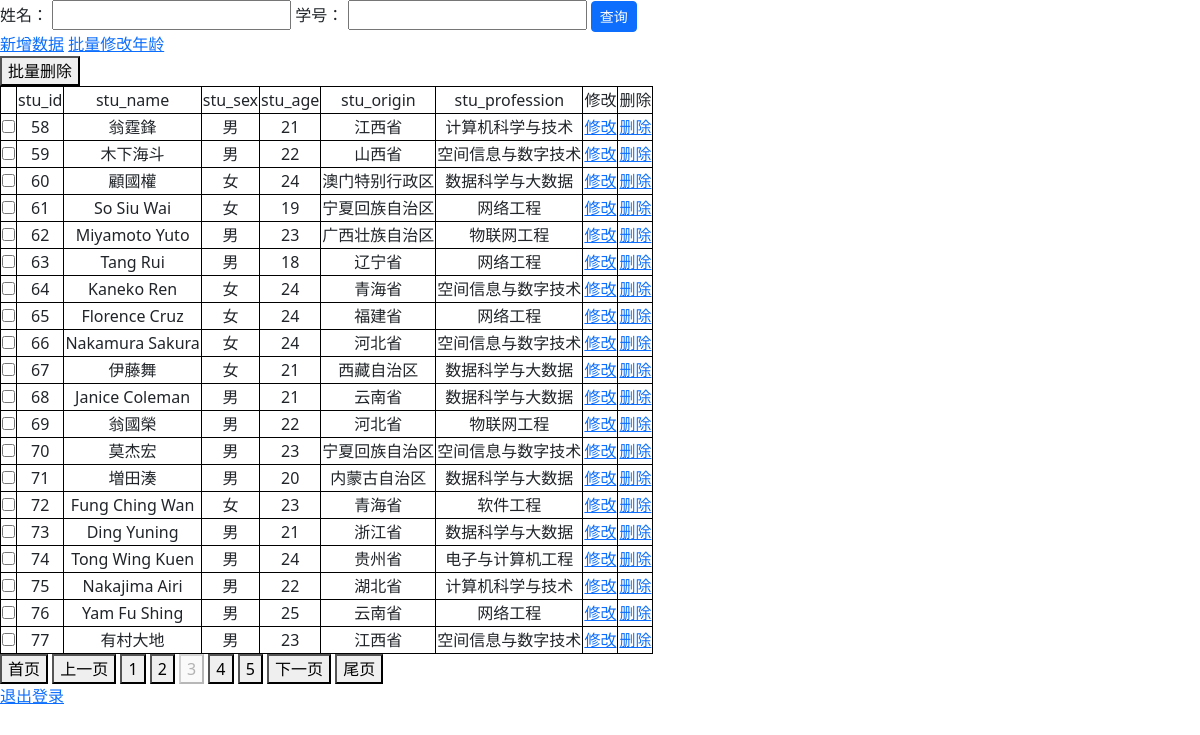
The page /?page=3 (signed in) on the database its author committed.
### tables this page shows
CREATE TABLE student_info(
stu_id int primary key not null,
stu_name varchar(50) not null,
stu_sex char(2) not null,
stu_age int not null,
stu_origin varchar(50) not null,
stu_profession varchar(50) not null
);

### app.py (the view)
@app.route("/", methods=["GET"])
def index():
    if not checkLogin():
        return redirect(url_for("login"))
    page = request.args.get("page", 1, type=int)
    ids = []
    values = []
    if "id" in request.args:
        ids.append("stu_id")
        stu_id = request.args.get("id", type=int)
        if stu_id != "" or stu_id is not None:
            values.append(stu_id)
    if "name" in request.args:
        ids.append("stu_name")
        stu_name = request.args.get("name", type=str)
        if stu_name != "" or stu_name is not None:
            values.append(stu_name.strip())
    if len(ids) != 0:
        desp, result = db.query2("student_info", ids, values)
    else:
        desp, result = db.selectAll("student_info")
    if len(result) == 0:
        flash("查询结果为空，请检查查询条件", "error")
    results, pagination = paging(result, page, per_page=20)
    return render_template(
        "show.html", results=results, desp=desp, pagination=pagination, page=page
    )

### app.py (called while the page is built)
def checkLogin():
    return True if "username" in session else False

### db/sql_conn.py (called while the page is built)
def close(conn):
    conn.close()

    def open(self):
        conn = sqlite3.connect(self.database)
        return conn

    def selectAll(self, table):
        conn = self.open()
        cur = conn.cursor()
        sql = "select * from %s" % table
        print(sql)
        cur.execute(sql)
        description = []
        for d in cur.description:
            description.append(d[0])
        result = cur.fetchall()
        cur.close()
        close(conn)
        return description, result

### hand_utils/util.py (called while the page is built)
def paging(result, page, per_page):
    pagination = len(result) // per_page
    if len(result) % per_page > 0:
        pagination += 1
    start = (page - 1) * per_page
    end = start + per_page
    results = result[start:end]
    return results, pagination

### templates/show.html (shortened to what this page needs)
<!DOCTYPE html>
<html lang="en">
<head>
    <link href="/static/bootstrap/css/bootstrap.min.css" rel="stylesheet">
    <link href="/static/css/pop-up.css" rel="stylesheet">
    <link href="/static/css/show.css" rel="stylesheet">
</head>
<body>
<div id="container">
    <form id="queryForm">
        <label for="name">姓名：</label>
        <input type="text" name="name" id="name"/>
        <label for="id">学号：</label>
        <input type="text" name="id" id="id"/>
        <input type="button" value="查询" class="btn btn-primary btn-sm" onclick="checkBeforeQuery()"/>
    </form>
    <a href="/add">新增数据</a>
    <a href="/updateAge">批量修改年龄</a>
    <br>
    <form id="deleteForm">
        <button type="button" onclick="deleteForm()">批量删除</button>
        <table>
            <tr>
                <td></td>
                {% for d in desp %}
                <td>{{ d }}</td>
                {% endfor %}
                <td>修改</td>
                <td>删除</td>
            </tr>
            {% for item in results %}
            <tr>
                <td>
                    <input type="checkbox" , name="ids" , value="{{ item[0] }}">
                </td>
                {% for v in item %}
                <td>{{ v }}</td>
                {% endfor %}
                <td><a href="/update?id={{ item[0] }}">修改</a></td>
                <td><a href="/delete/{{ item[0] }}">删除</a></td>
            </tr>
            {% endfor %}
        </table>
    </form>
    <div>
        <button onclick="window.location.href='{{ url_for('index', page=1) }}'">首页</button>
        {% if page > 1 %}
        <button onclick="window.location.href='{{ url_for('index', page=page-1) }}'">上一页</button>
        {% endif %}
        {% for i in range(page-2, page+3) %}
        {% if i > 0 and i <= pagination %} {% if i !=page %}
        <button
                onclick="window.location.href='{{ url_for('index', page=i) }}'">{{ i }}
        </button>
        {% else %}
        <button disabled>{{ i }}</button>
        {% endif %}
        {% endif %}
        {% endfor %}
        {% if page < pagination %}
        <button onclick="window.location.href='{{ url_for('index', page=page+1) }}'">
            下一页
        </button>
        {% endif %}
        <button onclick="window.location.href='{{ url_for('index', page=pagination) }}'">尾页</button>
    </div>
    <a href="/reset">退出登录</a>
</div>
</body>
</html>

### static/css/show.css (style rules this page uses)
table, tr, td { border: 1px solid black; text-align: center; }

### rows shown on the page
student_info: item "58" "男" "21", stu_name "翁霆鋒", stu_origin "江西省", stu_profession "计算机科学与技术"
student_info: item "59" "男" "22", stu_name "木下海斗", stu_origin "山西省", stu_profession "空间信息与数字技术"
student_info: item "60" "女" "24", stu_name "顧國權", stu_origin "澳门特别行政区", stu_profession "数据科学与大数据"
student_info: item "61" "女" "19", stu_name "So Siu Wai", stu_origin "宁夏回族自治区", stu_profession "网络工程"
student_info: item "62" "男" "23", stu_name "Miyamoto Yuto", stu_origin "广西壮族自治区", stu_profession "物联网工程"
student_info: item "63" "男" "18", stu_name "Tang Rui", stu_origin "辽宁省", stu_profession "网络工程"
student_info: item "64" "女" "24", stu_name "Kaneko Ren", stu_origin "青海省", stu_profession "空间信息与数字技术"
student_info: item "65" "女" "24", stu_name "Florence Cruz", stu_origin "福建省", stu_profession "网络工程"
student_info: item "66" "女" "24", stu_name "Nakamura Sakura", stu_origin "河北省", stu_profession "空间信息与数字技术"
student_info: item "67" "女" "21", stu_name "伊藤舞", stu_origin "西藏自治区", stu_profession "数据科学与大数据"
student_info: item "68" "男" "21", stu_name "Janice Coleman", stu_origin "云南省", stu_profession "数据科学与大数据"
student_info: item "69" "男" "22", stu_name "翁國榮", stu_origin "河北省", stu_profession "物联网工程"
student_info: item "70" "男" "23", stu_name "莫杰宏", stu_origin "宁夏回族自治区", stu_profession "空间信息与数字技术"
student_info: item "71" "男" "20", stu_name "増田湊", stu_origin "内蒙古自治区", stu_profession "数据科学与大数据"
student_info: item "72" "女" "23", stu_name "Fung Ching Wan", stu_origin "青海省", stu_profession "软件工程"
student_info: item "73" "男" "21", stu_name "Ding Yuning", stu_origin "浙江省", stu_profession "数据科学与大数据"
student_info: item "74" "男" "24", stu_name "Tong Wing Kuen", stu_origin "贵州省", stu_profession "电子与计算机工程"
student_info: item "75" "男" "22", stu_name "Nakajima Airi", stu_origin "湖北省", stu_profession "计算机科学与技术"
student_info: item "76" "男" "25", stu_name "Yam Fu Shing", stu_origin "云南省", stu_profession "网络工程"
student_info: item "77" "男" "23", stu_name "有村大地", stu_origin "江西省", stu_profession "空间信息与数字技术"

### other values the page prints
{{ d }} "stu_id" "stu_name" "stu_sex" "stu_age" "stu_origin" "stu_profession"
{{ i }} "1" "2" "4" "5"
{{ i }} "3"
